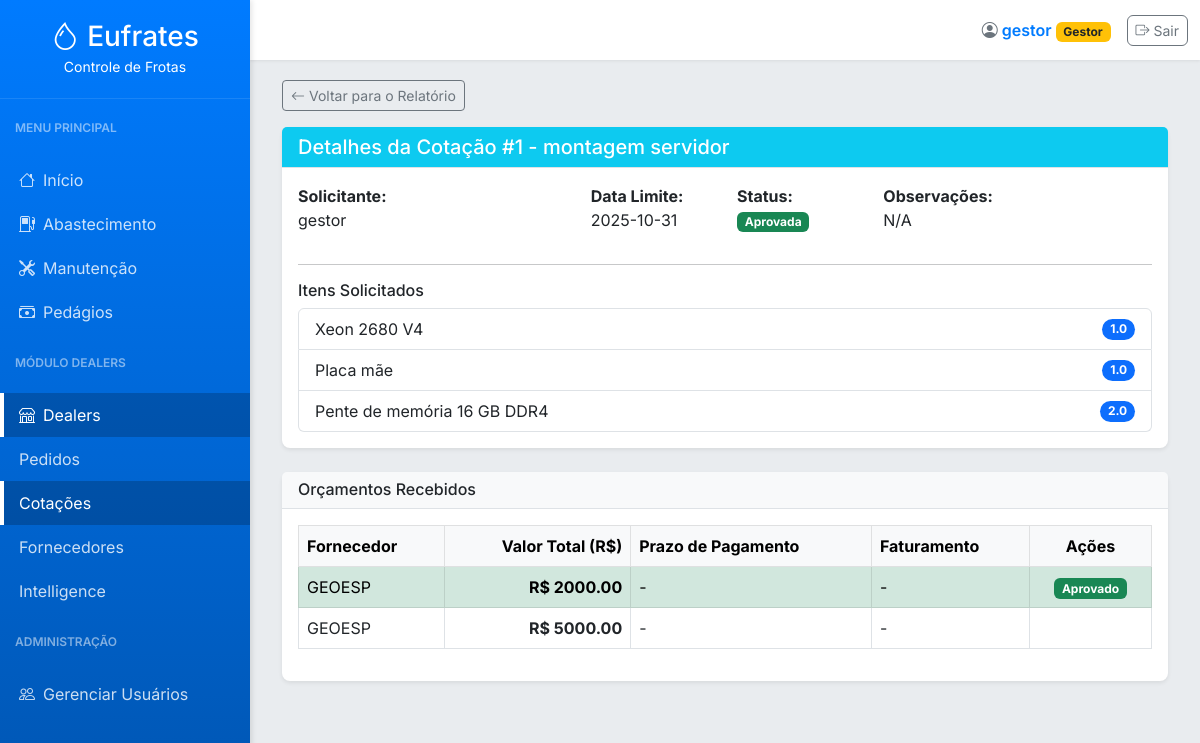
/dealers/cotacao/1 (signed in), run on an earlier commit of the app's database.
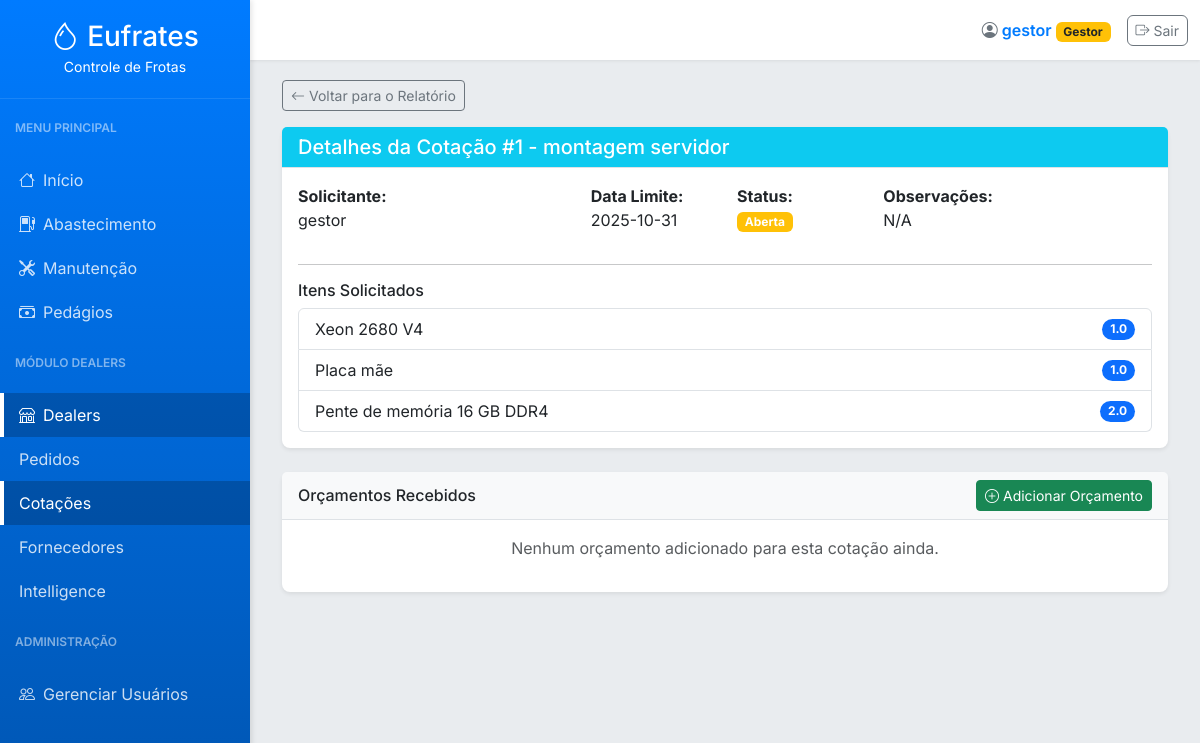
And on a later commit of the database.
### tables this page shows
CREATE TABLE users (
        id INTEGER PRIMARY KEY AUTOINCREMENT,
        username TEXT NOT NULL UNIQUE,
        password_hash TEXT NOT NULL,
        role TEXT NOT NULL CHECK(role IN ('Gestor', 'Comprador', 'Padrão'))
    );

CREATE TABLE cotacoes (
                id INTEGER PRIMARY KEY, user_id INTEGER, titulo TEXT, data_limite TEXT,
                observacoes TEXT, status TEXT, data_aprovacao TEXT, data_registro TEXT
            );

CREATE TABLE cotacao_itens (
                id INTEGER PRIMARY KEY, cotacao_id INTEGER, descricao TEXT, quantidade REAL
            );

CREATE TABLE orcamentos (
                id INTEGER PRIMARY KEY, cotacao_id INTEGER, fornecedor_id INTEGER, valor REAL,
                prazo_pagamento TEXT, faturamento TEXT, data_registro TEXT, aprovado BOOLEAN
            );

CREATE TABLE fornecedores (
        id INTEGER PRIMARY KEY AUTOINCREMENT,
        cnpj TEXT NOT NULL UNIQUE,
        nome TEXT NOT NULL,
        ie TEXT,
        endereco TEXT,
        tipo TEXT,
        contato TEXT,
        data_registro TEXT DEFAULT CURRENT_TIMESTAMP
    );

### app.py (the view, shortened to what this page needs)
@app.route('/dealers/cotacao/<int:cotacao_id>', methods=['GET', 'POST'])
@login_required
def cotacao_detalhe(cotacao_id):
    user_role = g.user['role']
    cotacao = obter_cotacao_por_id(cotacao_id)
    itens = obter_itens_por_cotacao_id(cotacao_id)
    orcamentos = obter_orcamentos_por_cotacao_id(cotacao_id)
    fornecedores = obter_fornecedores()
    return render_template('cotacao_detalhe.html', active_page='cotacoes', cotacao=cotacao, itens=itens, orcamentos=orcamentos, fornecedores=fornecedores)

### app.py (called while the page is built)
@app.before_request
def load_logged_in_user():
    user_id = session.get('user_id')
    g.user = get_user_by_id(user_id) if user_id else None

def login_required(view):
    @wraps(view)
    def wrapped_view(*args, **kwargs):
        if g.user is None:
            flash('Você precisa estar logado para acessar esta página.', 'warning')
            return redirect(url_for('login'))
        return view(*args, **kwargs)
    return wrapped_view

@app.context_processor
def inject_now():
    return {'now': datetime.now(), 'g': g}

### database.py (called while the page is built)
def get_db_connection():
    conn = sqlite3.connect('abastecimentos.db')
    conn.row_factory = sqlite3.Row
    return conn

def obter_cotacao_por_id(cotacao_id):
    conn = get_db_connection()
    try:
        query = "SELECT c.*, u.username as solicitante FROM cotacoes c JOIN users u ON c.user_id = u.id WHERE c.id = ?"
        df = pd.read_sql_query(query, conn, params=(cotacao_id,))
        return df.iloc[0].to_dict() if not df.empty else None
    finally:
        conn.close()

def obter_itens_por_cotacao_id(cotacao_id):
    conn = get_db_connection()
    df = pd.read_sql("SELECT * FROM cotacao_itens WHERE cotacao_id = ?", conn, params=(cotacao_id,))
    conn.close()
    return df.to_dict('records')

def obter_orcamentos_por_cotacao_id(cotacao_id):
    conn = get_db_connection()
    query = '''
        SELECT o.*, f.nome as fornecedor_nome
        FROM orcamentos o
        JOIN fornecedores f ON o.fornecedor_id = f.id
        WHERE o.cotacao_id = ?
        ORDER BY o.valor ASC
    '''
    df = pd.read_sql(query, conn, params=(cotacao_id,))
    conn.close()
    return df.to_dict('records')

def get_user_by_id(user_id):
    conn = get_db_connection()
    user = conn.execute('SELECT * FROM users WHERE id = ?', (user_id,)).fetchone()
    conn.close()
    return user

def obter_fornecedores():
    conn = get_db_connection()
    df = pd.read_sql('SELECT id, cnpj, nome, ie, tipo, contato, data_registro FROM fornecedores ORDER BY nome', conn)
    conn.close()
    return df.to_dict('records')

### templates/cotacao_detalhe.html (shortened to what this page needs)
{% extends "base.html" %}
{% block content %}
<div class="container-fluid">
    <a href="{{ url_for('cotacoes_relatorio') }}" class="btn btn-outline-secondary btn-sm mb-3">
        <i class="bi bi-arrow-left"></i> Voltar para o Relatório
    </a>
    <div class="card mb-4">
        <div class="card-header bg-info text-white">
            <h5 class="mb-0">Detalhes da Cotação #{{ cotacao.id }} - {{ cotacao.titulo }}</h5>
        </div>
        <div class="card-body">
            <div class="row">
                <div class="col-md-4"><strong>Solicitante:</strong><p>{{ cotacao.solicitante }}</p></div>
                <div class="col-md-2"><strong>Data Limite:</strong><p>{{ cotacao.data_limite }}</p></div>
                <div class="col-md-2"><strong>Status:</strong>
                    <p><span class="badge {% if cotacao.status == 'Aberta' %}bg-warning{% elif cotacao.status == 'Fechada' %}bg-primary{% elif cotacao.status == 'Aprovada' %}bg-success{% else %}bg-danger{% endif %}">{{ cotacao.status }}</span></p>
                </div>
                <div class="col-md-4"><strong>Observações:</strong><p>{{ cotacao.observacoes or 'N/A' }}</p></div>
            </div>
            <hr>
            <h6>Itens Solicitados</h6>
            <ul class="list-group">
                {% for item in itens %}
                <li class="list-group-item d-flex justify-content-between align-items-center">
                    {{ item.descricao }}
                    <span class="badge bg-primary rounded-pill">{{ item.quantidade }}</span>
                </li>
                {% endfor %}
            </ul>
        </div>
    </div>
    <div class="card">
        <div class="card-header d-flex justify-content-between align-items-center">
            <h6 class="mb-0">Orçamentos Recebidos</h6>
            {% if cotacao.status in ['Aberta', 'Fechada'] and g.user.role in ['Administrador', 'Comprador', 'Gestor'] %}
            <button class="btn btn-sm btn-success" data-bs-toggle="modal" data-bs-target="#adicionarOrcamentoModal">
                <i class="bi bi-plus-circle"></i> Adicionar Orçamento
            </button>
            {% endif %}
        </div>
        <div class="card-body">
            {% if orcamentos %}
            <div class="table-responsive">
                <table class="table table-bordered table-hover">
                    <thead class="table-light">
                        <tr>
                            <th>Fornecedor</th>
                            <th class="text-end">Valor Total (R$)</th>
                            <th>Prazo de Pagamento</th>
                            <th>Faturamento</th>
                            <th class="text-center">Ações</th>
                        </tr>
                    </thead>
                    <tbody>
                        {% for orcamento in orcamentos %}
                        <tr class="{{ 'table-success' if orcamento.aprovado else '' }}">
                            <td>{{ orcamento.fornecedor_nome }}</td>
                            <td class="text-end fw-bold">R$ {{ "%.2f"|format(orcamento.valor) }}</td>
                            <td>{{ orcamento.prazo_pagamento or '-' }}</td>
                            <td>{{ orcamento.faturamento or '-' }}</td>
                            <td class="text-center">
                                {% if cotacao.status == 'Fechada' and g.user.role in ['Administrador', 'Gestor'] %}
                                <form method="POST" action="{{ url_for('cotacao_detalhe', cotacao_id=cotacao.id) }}" class="d-inline">
                                    <input type="hidden" name="action" value="aprovar_orcamento">
                                    <input type="hidden" name="orcamento_id" value="{{ orcamento.id }}">
                                    <button type="submit" class="btn btn-sm btn-success" title="Aprovar este orçamento" onclick="return confirm('Tem certeza que deseja aprovar este orçamento e gerar um Pedido de Compra?')">
                                        <i class="bi bi-check-lg"></i> Aprovar
                                    </button>
                                </form>
                                {% elif orcamento.aprovado %}
                                <span class="badge bg-success">Aprovado</span>
                                {% endif %}
                            </td>
                        </tr>
                        {% endfor %}
                    </tbody>
                </table>
            </div>
            {% else %}
            <p class="text-center text-muted">Nenhum orçamento adicionado para esta cotação ainda.</p>
            {% endif %}
        </div>
    </div>
</div>
{% endblock %}

### templates/base.html (shortened to what this page needs)
<!DOCTYPE html>
<html lang="pt-BR">
<head>
    <link href="https://cdn.jsdelivr.net/npm/bootstrap@5.3.0/dist/css/bootstrap.min.css" rel="stylesheet">
    <link rel="stylesheet" href="https://cdn.jsdelivr.net/npm/bootstrap-icons@1.10.5/font/bootstrap-icons.css">
</head>
<body>
    <nav id="sidebar">
        <div class="sidebar-header">
            <h3 class="mb-0"><i class="bi bi-droplet me-2"></i>Eufrates</h3>
            <small>Controle de Frotas</small>
        </div>
        <ul class="list-unstyled components">
            <p class="sidebar-title">Menu Principal</p>
            <li class="nav-item">
                <a class="{{ 'active' if active_page == 'index' }}" href="{{ url_for('index') }}"><i class="bi bi-house me-2"></i>Início</a>
            </li>
            <li class="nav-item">
                <a class="{{ 'active' if active_page == 'relatorios' or active_page == 'medias' or active_page == 'combustiveis' }}" href="#abastecimentoSubmenu" data-bs-toggle="collapse" aria-expanded="false" class="dropdown-toggle">
                    <i class="bi bi-fuel-pump me-2"></i>Abastecimento
                </a>
            </li>
            <li class="nav-item">
                <a class="{{ 'active' if active_page == 'manutencoes' or active_page == 'metricas' or active_page == 'checklists' }}" href="#manutencaoSubmenu" data-bs-toggle="collapse" aria-expanded="false" class="dropdown-toggle">
                    <i class="bi bi-tools me-2"></i>Manutenção
                </a>
            </li>
            <li class="nav-item">
                <a class="{{ 'active' if active_page == 'pedagios' }}" href="{{ url_for('pedagios') }}"><i class="bi bi-cash-stack me-2"></i>Pedágios</a>
            </li>
            <p class="sidebar-title">Módulo Dealers</p>
            <li class="nav-item">
                <a class="{{ 'active' if active_page == 'pedidos_compra' or active_page == 'cotacoes' or active_page == 'fornecedores' or active_page == 'dealer_intelligence' }}" href="#dealersSubmenu" data-bs-toggle="collapse" aria-expanded="false" class="dropdown-toggle">
                    <i class="bi bi-shop me-2"></i>Dealers
                </a>
                <ul class="collapse list-unstyled" id="dealersSubmenu">
                    {% if g.user.role in ['Administrador', 'Gestor', 'Comprador'] %}
                    <li><a class="{{ 'active' if active_page == 'pedidos_compra' }}" href="{{ url_for('pedidos_relatorio') }}">Pedidos</a></li>
                    <li><a class="{{ 'active' if active_page == 'cotacoes' }}" href="{{ url_for('cotacoes_relatorio') }}">Cotações</a></li>
                    <li><a class="{{ 'active' if active_page == 'fornecedores' }}" href="{{ url_for('fornecedores') }}">Fornecedores</a></li>
                    {% endif %}
                    {% if g.user.role in ['Administrador', 'Gestor'] %}
                    <li><a class="{{ 'active' if active_page == 'dealer_intelligence' }}" href="{{ url_for('dealer_intelligence') }}">Intelligence</a></li>
                    {% endif %}
                </ul>
            </li>
            {% if g.user.role in ['Administrador', 'Gestor'] %}
            <p class="sidebar-title">Administração</p>
            <li class="nav-item">
                <a class="{{ 'active' if active_page == 'user_management' }}" href="{{ url_for('user_management') }}"><i class="bi bi-people me-2"></i>Gerenciar Usuários</a>
            </li>
            {% endif %}
        </ul>
    </nav>
    <div id="content">
        <nav class="navbar navbar-top navbar-expand-lg">
            <div class="container-fluid d-flex justify-content-end">
                <div class="d-flex align-items-center">
                    <div class="user-info me-3">
                        <span class="text-secondary"><i class="bi bi-person-circle"></i></span>
                        {{ g.user.username }}
                        <span class="badge
                            {% if g.user.role == 'Administrador' %}bg-danger
                            {% elif g.user.role == 'Gestor' %}bg-warning text-dark
                            {% elif g.user.role == 'Comprador' %}bg-primary
                            {% else %}bg-secondary{% endif %}">
                            {{ g.user.role }}
                        </span>
                    </div>
                    <a href="{{ url_for('logout') }}" class="btn btn-sm btn-outline-secondary btn-custom">
                        <i class="bi bi-box-arrow-right"></i> Sair
                    </a>
                </div>
            </div>
        </nav>
        <div class="page-content">
            {% block content %}{% endblock %}
        </div>
    </div>
</body>
</html>

### templates/base.html (style rules this page uses)
:root { --sidebar-width: 250px; --primary-color: #007bff; --secondary-color: #6c757d; --bg-light: #f8f9fa; --text-dark: #343a40; --text-muted: #6c757d; }
body { font-family: 'Inter', sans-serif; background-color: #e9ecef; color: var(--text-dark); min-height: 100vh; display: flex; }
#sidebar { width: var(--sidebar-width); min-width: var(--sidebar-width); height: 100vh; position: fixed; top: 0; left: 0; background: linear-gradient(180deg, #007bff, #0056b3); color: white; transition: all 0.3s; overflow-y: auto; box-shadow: 2px 0 5px rgba(0, 0, 0, 0.1); z-index: 1000; }
#sidebar .sidebar-header { padding: 20px 15px; text-align: center; border-bottom: 1px solid rgba(255, 255, 255, 0.1); }
#sidebar .list-unstyled a { padding: 10px 15px; font-size: 1.0em; display: block; color: rgba(255, 255, 255, 0.8); text-decoration: none; transition: background 0.2s, color 0.2s; border-left: 4px solid transparent; }
#sidebar .list-unstyled a:hover, #sidebar .list-unstyled a.active { color: #fff; background: rgba(0, 0, 0, 0.2); border-left: 4px solid #fff; }
#sidebar .sidebar-title { padding: 10px 15px 5px; font-size: 0.75em; text-transform: uppercase; font-weight: 600; color: rgba(255, 255, 255, 0.5); margin-top: 10px; }
#content { width: 100%; padding-left: var(--sidebar-width); min-height: 100vh; transition: all 0.3s; }
.navbar-top { width: 100%; height: 60px; background-color: #fff; box-shadow: 0 1px 3px rgba(0, 0, 0, 0.08); position: sticky; top: 0; z-index: 999; }
.navbar-top .user-info { font-weight: 600; color: var(--primary-color); }
.page-content { padding: 20px; }
.card { border: none; border-radius: 8px; box-shadow: 0 0.125rem 0.25rem rgba(0, 0, 0, 0.075); margin-bottom: 20px; }
.card-header { background-color: var(--bg-light); font-weight: 700; border-bottom: 1px solid #dee2e6; }
.btn-custom { border-radius: 6px; }

What changed in the data, as far as the page shows it:
removed orcamentos: fornecedor_nome "GEOESP", valor "2000.00", prazo_pagamento "-", faturamento "-", aprovado "Aprovado"
removed orcamentos: fornecedor_nome "GEOESP", valor "5000.00", prazo_pagamento "-", faturamento "-"
changed cotacoes "montagem servidor": status "Aprovada" → "Aberta"
Also different on the page:
text no longer shown: "Fornecedor Valor Total (R$) Prazo de Pagamento Faturamento Ações"
text now shown: "Adicionar Orçamento Nenhum orçamento adicionado para esta cotação ainda."
